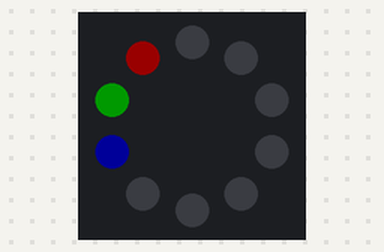
Simulated run of this program. Board: Circuit Playground running CircuitPython. Shown: the board's ring of 10 RGB LEDs (number 0 left of the top, counting anticlockwise). Dim RGB values are drawn brighter than linear; what the program prints to the serial console is not drawn.

Above: at 0.1 s.
At 0.6 s:
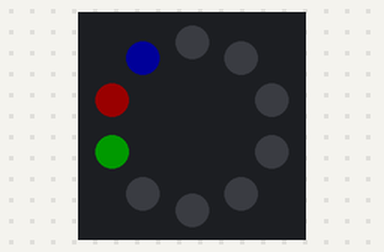
At 1.1 s:
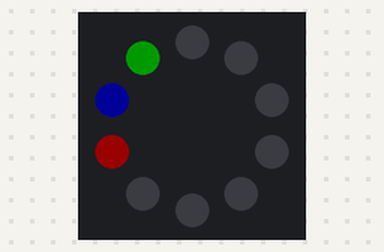

Measured:
- by itself, everything shown: repeats every 1.5 s, in 3 steps
- what the display in image 1 shows lasts 0.5 s, from 0.5 s to 1.0 s

The program:

001_B_Variables.py
```python
# Week 01 B:

# Introduction to variables


#import the libraries we need

import board
import time
import neopixel

# the help() function will show all the names of the sensors on the board
print(help(board))


# here are the documentation if you ever want to check...https://circuitpython.readthedocs.io/projects/neopixel/en/latest/

# So whats a variable ?
# A variable is a way of referring to a storage area in a computer program.
# This memory location holds values—numbers, text or more complicated types of data

#lets use a variable to store the brightness :
bright_val = 0.1

pixels = neopixel.NeoPixel(board.NEOPIXEL, 10, brightness=bright_val, auto_write=True)

# lets store some more variables:

color_01 = (255,0,0)
color_02 = (0,255,0)
color_03 = (0,0,255)
color_off = (0,0,0)

# a value for the speed of the blink
b_speed = 0.5


# !!!!! In python, the indentation is very very important!

while True:
    pixels[0] = color_01
    pixels[1] = color_02
    pixels[2] = color_03
    time.sleep(b_speed)

    pixels[0] = color_03
    pixels[1] = color_01
    pixels[2] = color_02
    time.sleep(b_speed)

    pixels[0] = color_02
    pixels[1] = color_03
    pixels[2] = color_01
    time.sleep(b_speed)
```
